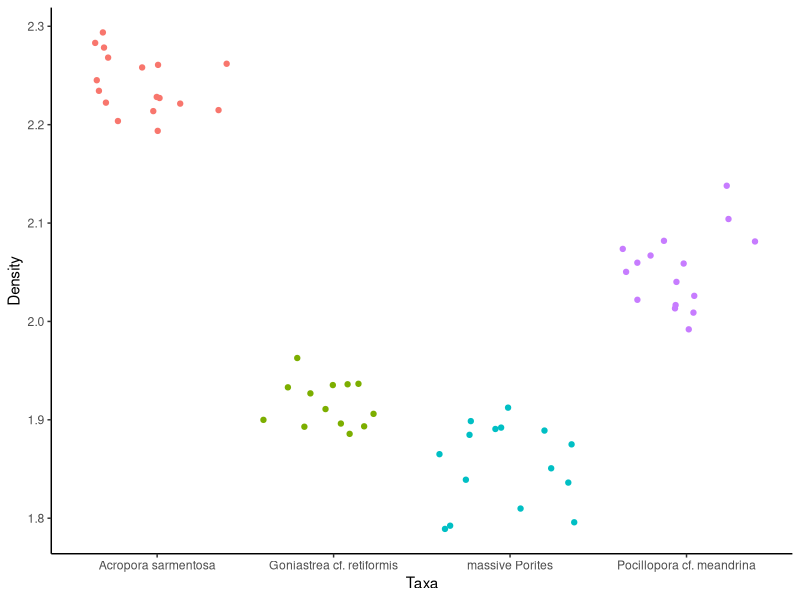
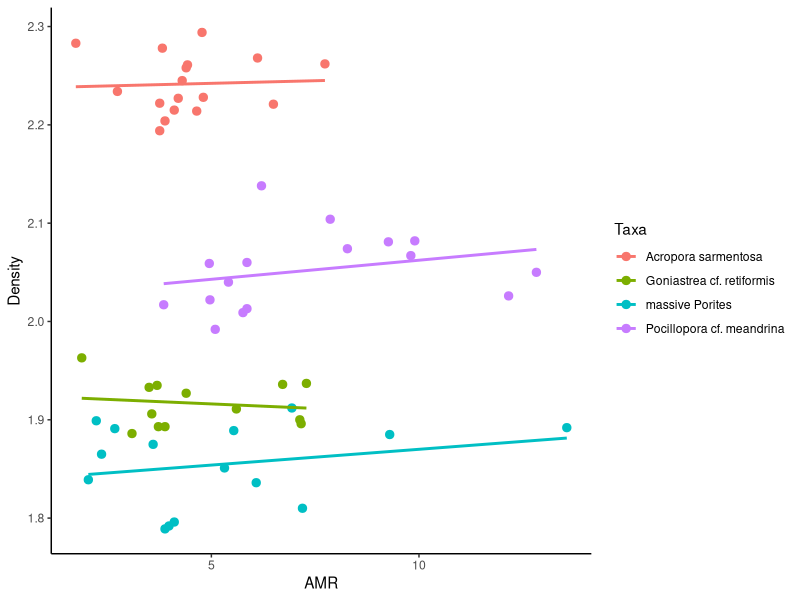
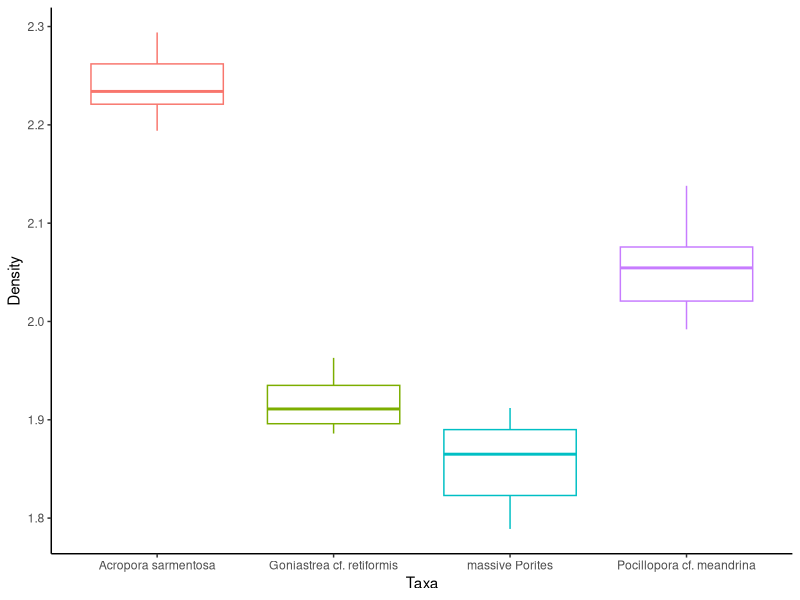
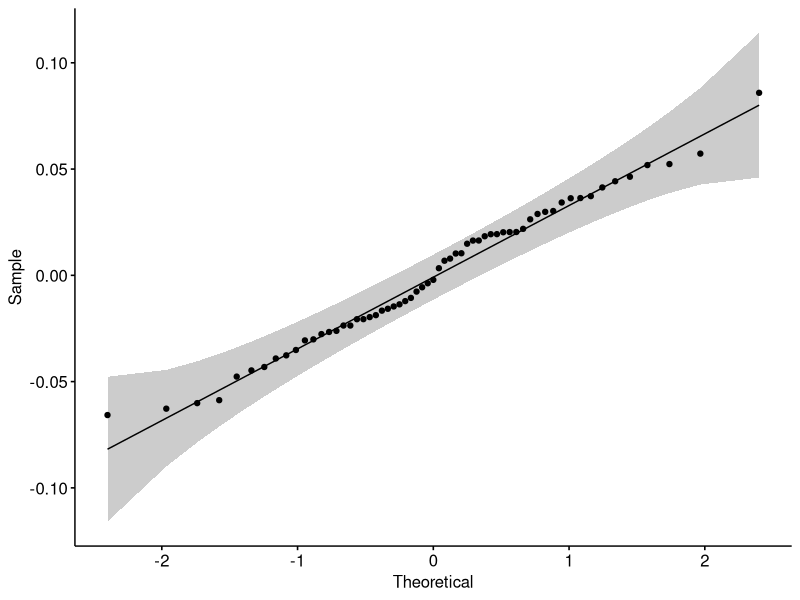
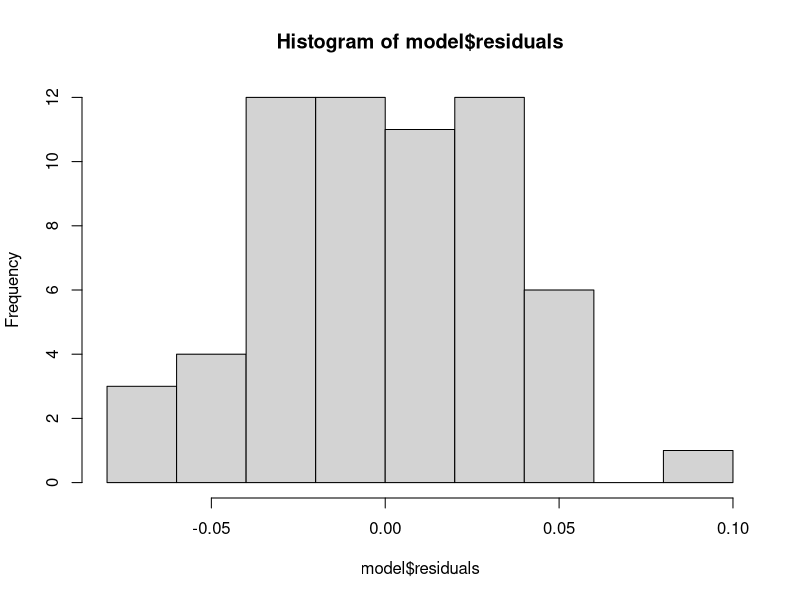
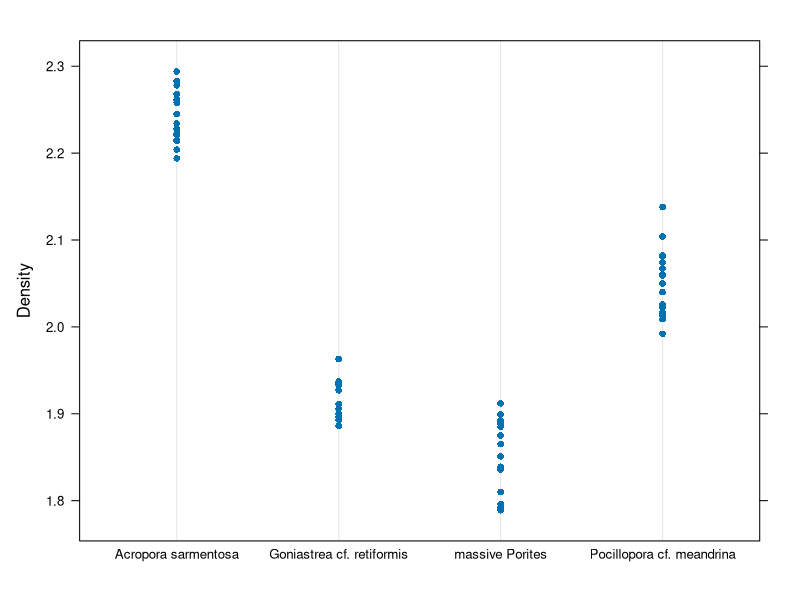
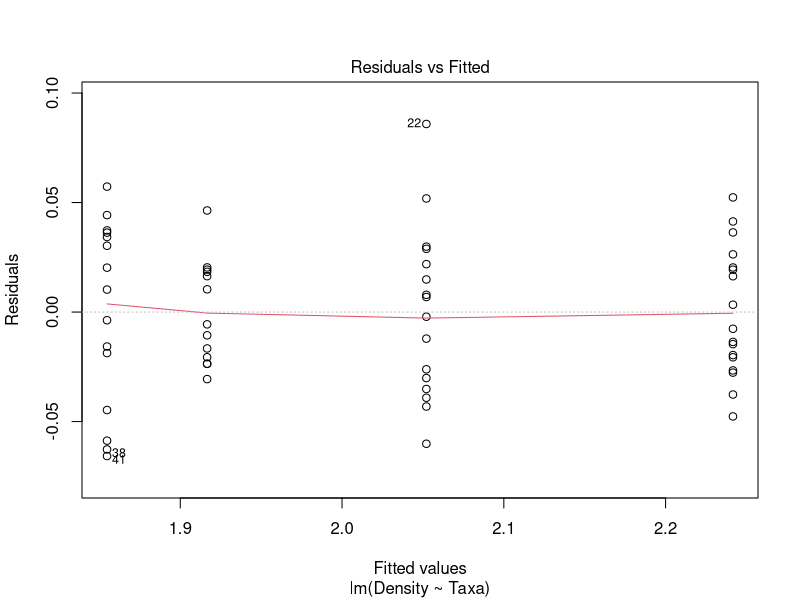
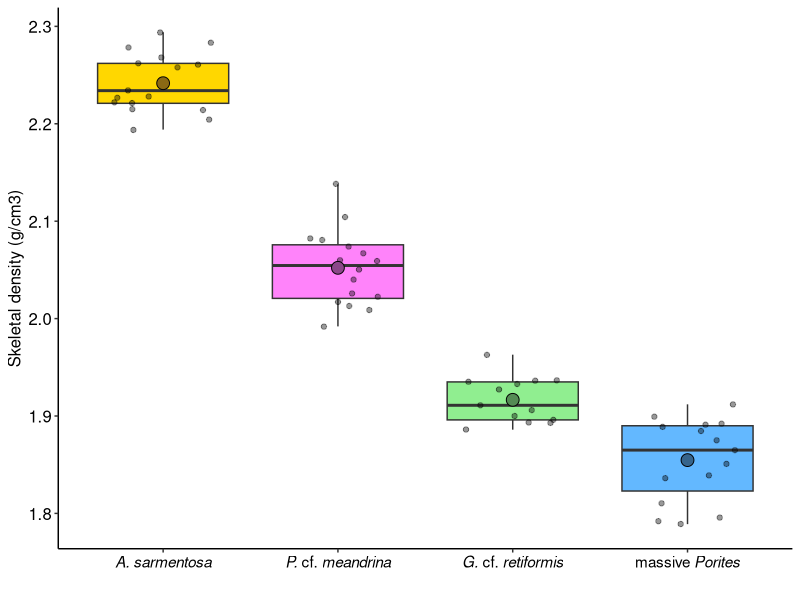

The R script that drew these images, in order:
## ---- chunk 1
knitr::opts_chunk$set(echo = TRUE)
library(ggplot2) 
library(ggpubr)
library(lattice)
library(rstatix)
library(MASS)
library(tidyverse)
library(dplyr)
library(tidyr)
library(reshape2)

Coral_data <- read.csv("Coral.csv", header = T)
## ---- chunk 2
ggplot(Coral_data) +
  aes(x = Taxa, y = Density, color = Taxa) +
  geom_jitter() +
  theme_classic() +
  theme(legend.position = "none") 
## ---- chunk 3
ggplot(data = Coral_data, aes(x = AMR, y = Density, color = Taxa)) +
  geom_point(size = 2.5) +
  geom_smooth(method = "lm", se = FALSE) +
  theme_classic() 
## ---- chunk 4
ggplot(Coral_data) +
  aes(x = Taxa, y = Density, color = Taxa) +
  geom_boxplot() +
  theme_classic() +
  theme(legend.position = "none") 
## ---- chunk 5
Coral_data %>% group_by(Taxa) %>% identify_outliers(Density)
## ---- chunk 6
model <- lm(Density ~ Taxa, data = Coral_data)
ggqqplot(residuals(model))
shapiro.test(model$residuals)
hist(model$residuals)
## ---- chunk 7
dotplot(Density ~ Taxa, data = Coral_data) 
plot(model, 1)
Coral_data %>% levene_test(Density ~ Taxa)

## ---- chunk 8
Model1<-aov(Density ~ Taxa/AMR, data=Coral_data)
summary(Model1)

## ---- chunk 9
TukeyHSD(aov(Density ~ Taxa, data = Coral_data))

## ---- chunk 10
Coral_data$Taxa = with(Coral_data, reorder(Taxa, -Density, median))  
mylabels <- c(expression(paste(italic("A. sarmentosa"))),
              expression(paste(italic("P."), " cf. ", italic("meandrina"))),
              expression(paste(italic("G."), " cf. ", italic("retiformis"))),
              expression(paste("massive ", italic("Porites"))))
ggplot(Coral_data, aes(x=Taxa, y=Density, fill = Taxa)) +
geom_boxplot() +
geom_point(position = position_jitter(width = 0.28), alpha = 0.4, shape = 19, size =  1.5, color = "black") +
theme_classic() +
theme(legend.position = "none") +
scale_fill_manual(values =  c("gold", "orchid1", "lightgreen", "steelblue1")) +
stat_summary(fun = "mean", geom = "point", shape = 21, size = 4, color = "black", fill = c("goldenrod4", "orchid4", "palegreen4", "steelblue4"))  +
scale_x_discrete(labels = mylabels) +
labs(x = "", y = "Skeletal density (g/cm3)") +
theme(axis.title = element_text(size = 12, family = "sans", face = "plain", color = "black"), 
 axis.text.y = element_text(size = 12, family = "sans", color = "black"),
 axis.text.x = element_text(size = 11, family = "sans", face = "plain", color = "black"))


## ---- chunk 11
Coral_data$Taxa = with(Coral_data, reorder(Taxa, -Density, median))  
mylabels <- c(expression(paste(italic("A. sarmentosa"))),
              expression(paste(italic("P."), " cf. ", italic("meandrina"))),
              expression(paste(italic("G."), " cf. ", italic("retiformis"))),
              expression(paste("massive ", italic("Porites"))))
ggplot(Coral_data, aes(x=Taxa, y=Density, fill = Taxa)) +
geom_violin() +
geom_point(position = position_jitter(width = 0.28), alpha = 0.4, shape = 19, size =  1.5, color = "black") +
theme_classic() +
theme(legend.position = "none") +
scale_fill_manual(values =  c("gold", "orchid1", "lightgreen", "steelblue1")) +
stat_summary(fun = "mean", geom = "point", shape = 21, size = 4, color = "black", fill = c("goldenrod4", "orchid4", "palegreen4", "steelblue4"))  +
scale_x_discrete(labels = mylabels) +
labs(x = "", y = "Skeletal density (g/cm3)") +
theme(axis.title = element_text(size = 12, family = "sans", face = "plain", color = "black"), 
 axis.text.y = element_text(size = 12, family = "sans", color = "black"),
 axis.text.x = element_text(size = 11, family = "sans", face = "plain", color = "black"))

## ---- chunk 12
coral <- Coral_data %>%
  mutate(Morphology = case_when(
    Taxa == "Acropora sarmentosa" ~ "Branching",
    Taxa == "massive Porites" ~ "Massive",
    Taxa == "Pocillopora cf. meandrina" ~ "Branching",
    Taxa == "Goniastrea cf. retiformis" ~ "Massive",
    TRUE ~ "Unknown"  # Default case
  ))

## ---- chunk 13
coral %>% group_by(Morphology) %>% identify_outliers(Density)
## ---- chunk 14
model <- lm(Density ~ Morphology, data = coral)
ggqqplot(residuals(model))
shapiro.test(model$residuals)
hist(model$residuals)
## ---- chunk 15
dotplot(Density ~ Morphology, data = coral) 
plot(model, 1)
coral %>% levene_test(Density ~ Morphology)

## ---- chunk 16
Model1<-aov(Density ~ Morphology/AMR, data = coral)
summary(Model1)

## ---- chunk 17
coral <- Coral_data %>%
  mutate(Morphology = case_when(
    Taxa == "Acropora sarmentosa" ~ "Branching",
    Taxa == "massive Porites" ~ "Massive",
    Taxa == "Pocillopora cf. meandrina" ~ "Branching",
    Taxa == "Goniastrea cf. retiformis" ~ "Massive",
    TRUE ~ "Unknown"  # Default case
  ))

## ---- chunk 18
coral$Taxa = with(coral, reorder(Taxa, -Density, median))  
mylabels <- c(expression(paste(italic("A. sarmentosa"))),
              expression(paste(italic("P."), " cf. ", italic("meandrina"))),
              expression(paste(italic("G."), " cf. ", italic("retiformis"))),
              expression(paste("massive ", italic("Porites"))))
ggplot(coral, aes(x=Taxa, y=Density, fill = Morphology)) +
  geom_violin() +
  geom_point(position = position_jitter(width = 0.28), alpha = 0.4, shape = 19, size =  1.5, color = "black") +
  theme_classic() +
  scale_fill_manual(values =  c("lightblue", "lightgreen")) +
  stat_summary(fun = "mean", geom = "point", shape = 21, size = 4, color = "black", fill = c("steelblue","steelblue", "palegreen4", "palegreen4"))  +
  scale_x_discrete(labels = mylabels) +
  labs(x = "", 
       y = expression(Skeletal~density~(g/cm^3))) +
  theme(axis.title = element_text(size = 12, family = "sans", face = "plain", color = "black"), 
        axis.text.y = element_text(size = 12, family = "sans", color = "black"),
        axis.text.x = element_text(size = 11, family = "sans", face = "plain", color = "black"))

## ---- chunk 19
coral$Taxa = with(coral, reorder(Taxa, -AMR, median))  
mylabels <- c(expression(paste(italic("A. sarmentosa"))),
              expression(paste(italic("P."), " cf. ", italic("meandrina"))),
              expression(paste(italic("G."), " cf. ", italic("retiformis"))),
              expression(paste("massive ", italic("Porites"))))
ggplot(coral, aes(x=Taxa, y=AMR, fill = Morphology)) +
  geom_violin() +
  geom_point(position = position_jitter(width = 0.28), alpha = 0.4, shape = 19, size =  1.5, color = "black") +
  theme_classic() +
  scale_fill_manual(values =  c("lightblue", "lightgreen")) +
  stat_summary(fun = "mean", geom = "point", shape = 21, size = 4, color = "black", fill = c("steelblue","steelblue", "palegreen4", "palegreen4"))  +
  scale_x_discrete(labels = mylabels) +
  labs(x = "", 
       y = expression(Skeletal~AMR~(g/cm^3))) +
  theme(axis.title = element_text(size = 12, family = "sans", face = "plain", color = "black"), 
        axis.text.y = element_text(size = 12, family = "sans", color = "black"),
        axis.text.x = element_text(size = 11, family = "sans", face = "plain", color = "black"))
## ---- chunk 20
Coral_data$Taxa = with(Coral_data, reorder(Taxa, -AMR, median))  
mylabels <- c(expression(paste(italic("A. sarmentosa"))),
              expression(paste(italic("P."), " cf. ", italic("meandrina"))),
              expression(paste(italic("G."), " cf. ", italic("retiformis"))),
              expression(paste("massive ", italic("Porites"))))
ggplot(Coral_data, aes(x=Taxa, y=AMR, fill = Taxa)) +
geom_violin() +
geom_point(position = position_jitter(width = 0.28), alpha = 0.4, shape = 19, size =  1.5, color = "black") +
theme_classic() +
theme(legend.position = "none") +
scale_fill_manual(values =  c("gold", "orchid1", "lightgreen", "steelblue1")) +
stat_summary(fun = "mean", geom = "point", shape = 21, size = 4, color = "black", fill = c("goldenrod4", "orchid4", "palegreen4", "steelblue4"))  +
scale_x_discrete(labels = mylabels) +
labs(x = "", y = "Arithmetic Mean Radius (cm)") +
theme(axis.title = element_text(size = 12, family = "sans", face = "plain", color = "black"), 
 axis.text.y = element_text(size = 12, family = "sans", color = "black"),
 axis.text.x = element_text(size = 11, family = "sans", face = "plain", color = "black"))
## ---- chunk 21
Coral_data$Taxa = with(Coral_data, reorder(Taxa, -AMR, median))  
mylabels <- c(expression(paste(italic("A. sarmentosa"))),
              expression(paste(italic("P."), " cf. ", italic("meandrina"))),
              expression(paste(italic("G."), " cf. ", italic("retiformis"))),
              expression(paste("massive ", italic("Porites"))))

ggplot(Coral_data, aes(x=Taxa, y=AMR, fill = Taxa)) +
  geom_boxplot() +
  geom_point(position = position_jitter(width = 0.28), alpha = 0.4, shape = 19, size =  1.5, color = "black") +
  theme_classic() +
  theme(legend.position = "none") +
  scale_fill_manual(values =  c("gold", "orchid1", "lightgreen", "steelblue1")) +
  stat_summary(fun = "mean", geom = "point", shape = 21, size = 4, color = "black", fill = c("goldenrod4", "orchid4", "palegreen4", "steelblue4"))  +
  scale_x_discrete(labels = mylabels) +
  labs(x = "", y = "Arithmetic Mean Radius (cm)") +
  theme(axis.title = element_text(size = 12, family = "sans", face = "plain", color = "black"), 
        axis.text.y = element_text(size = 12, family = "sans", color = "black"),
        axis.text.x = element_text(size = 11, family = "sans", face = "plain", color = "black"))

## ---- chunk 22
# Set the levels of Taxa in the desired order
coral$Taxa <- factor(coral$Taxa, levels = c("Acropora sarmentosa", "Pocillopora cf. meandrina", "Goniastrea cf. retiformis", "massive Porites"))

mylabels <- c(expression(paste(italic("A. sarmentosa"))),
              expression(paste(italic("P."), " cf. ", italic("meandrina"))),
              expression(paste(italic("G."), " cf. ", italic("retiformis"))),
              expression(paste("massive ", italic("Porites"))))

ggplot(coral, aes(x=Taxa, y=AMR, fill = Taxa)) +
  geom_boxplot() +
  geom_point(position = position_jitter(width = 0.28), alpha = 0.4, shape = 19, size = 1.5, color = "black") +
  theme_classic() +
  theme(legend.position = "none") +
  scale_fill_manual(values = c("orchid1", "gold", "steelblue1", "lightgreen")) +
  stat_summary(fun = "mean", geom = "point", shape = 21, size = 4, color = "black", fill = c("orchid4", "goldenrod4", "steelblue4", "palegreen4"))  +
  scale_x_discrete(labels = mylabels) +
  labs(x = "", y = "Arithmetic Mean Radius (cm)") +
  theme(axis.title = element_text(size = 12, family = "sans", face = "plain", color = "black"),
        axis.text.y = element_text(size = 12, family = "sans", color = "black"),
        axis.text.x = element_text(size = 11, family = "sans", face = "plain", color = "black"))
## ---- chunk 23
Summary_size <- coral %>%
  group_by(Taxa) %>%
  summarise(
     AMR_min = min(AMR, na.rm = TRUE),
    AMR_max = max(AMR, na.rm = TRUE)
  )
print(Summary_size)

## ---- chunk 24
summary_stats <- coral %>%
  group_by(Taxa) %>%
  summarise(
    mean_density = mean(Density, na.rm = TRUE),
    se_density = sd(Density, na.rm = TRUE) / sqrt(n())
  )

print(summary_stats)
## ---- chunk 25
Modelsize<-aov(AMR ~ Taxa, data = coral)
summary(Modelsize)
## ---- chunk 26
summarize_av_size <- coral %>% 
  group_by(Taxa) %>%
  summarise(
    mean_size = mean(AMR, na.rm = TRUE)
)
print(summarize_av_size)
